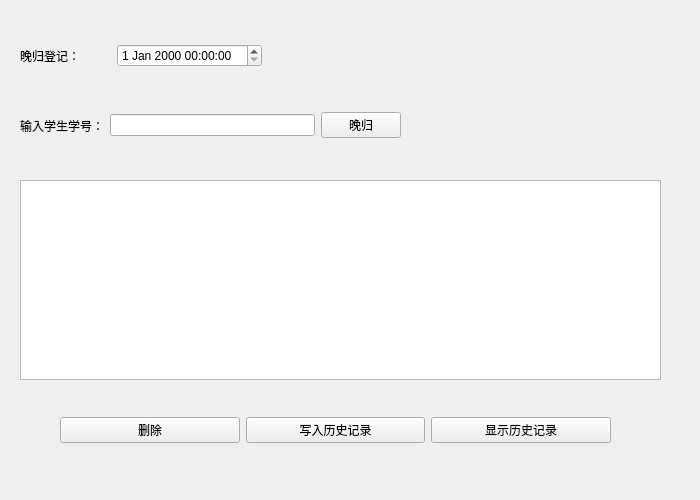
<?xml version="1.0" encoding="UTF-8"?>
<ui version="4.0">
 <class>Formforwangui</class>
 <widget class="QWidget" name="Formforwangui">
  <property name="geometry">
   <rect>
    <x>0</x>
    <y>0</y>
    <width>700</width>
    <height>500</height>
   </rect>
  </property>
  <property name="windowTitle">
   <string>Form</string>
  </property>
  <widget class="QWidget" name="horizontalLayoutWidget">
   <property name="geometry">
    <rect>
     <x>20</x>
     <y>110</y>
     <width>381</width>
     <height>31</height>
    </rect>
   </property>
   <layout class="QHBoxLayout" name="horizontalLayout">
    <item>
     <widget class="QLabel" name="label_2">
      <property name="text">
       <string>输入学生学号：</string>
      </property>
     </widget>
    </item>
    <item>
     <widget class="QLineEdit" name="lineEdit"/>
    </item>
    <item>
     <widget class="QPushButton" name="pushButton">
      <property name="text">
       <string>晚归</string>
      </property>
     </widget>
    </item>
   </layout>
  </widget>
  <widget class="QTableView" name="tableView">
   <property name="geometry">
    <rect>
     <x>20</x>
     <y>180</y>
     <width>641</width>
     <height>200</height>
    </rect>
   </property>
   <attribute name="horizontalHeaderStretchLastSection">
    <bool>true</bool>
   </attribute>
   <attribute name="verticalHeaderVisible">
    <bool>false</bool>
   </attribute>
  </widget>
  <widget class="QWidget" name="horizontalLayoutWidget_2">
   <property name="geometry">
    <rect>
     <x>60</x>
     <y>410</y>
     <width>551</width>
     <height>41</height>
    </rect>
   </property>
   <layout class="QHBoxLayout" name="horizontalLayout_2">
    <item>
     <widget class="QPushButton" name="pushButton_3">
      <property name="text">
       <string>删除</string>
      </property>
     </widget>
    </item>
    <item>
     <widget class="QPushButton" name="pushButton_2">
      <property name="text">
       <string>写入历史记录</string>
      </property>
     </widget>
    </item>
    <item>
     <widget class="QPushButton" name="pushButton_4">
      <property name="text">
       <string>显示历史记录</string>
      </property>
     </widget>
    </item>
   </layout>
  </widget>
  <widget class="QWidget" name="horizontalLayoutWidget_3">
   <property name="geometry">
    <rect>
     <x>20</x>
     <y>40</y>
     <width>242</width>
     <height>31</height>
    </rect>
   </property>
   <layout class="QHBoxLayout" name="horizontalLayout_3">
    <item>
     <widget class="QLabel" name="label">
      <property name="text">
       <string>晚归登记：</string>
      </property>
     </widget>
    </item>
    <item>
     <widget class="QDateTimeEdit" name="dateTimeEdit"/>
    </item>
   </layout>
  </widget>
 </widget>
 <resources/>
 <connections/>
</ui>
